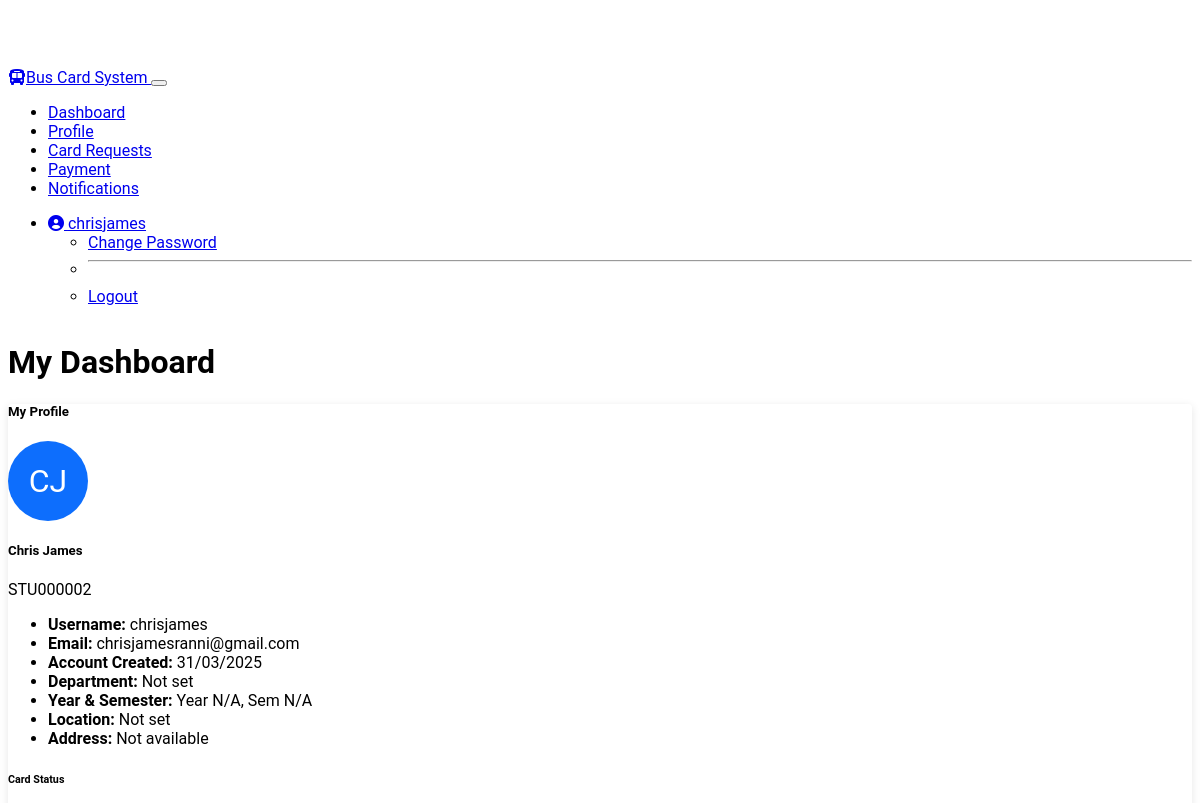
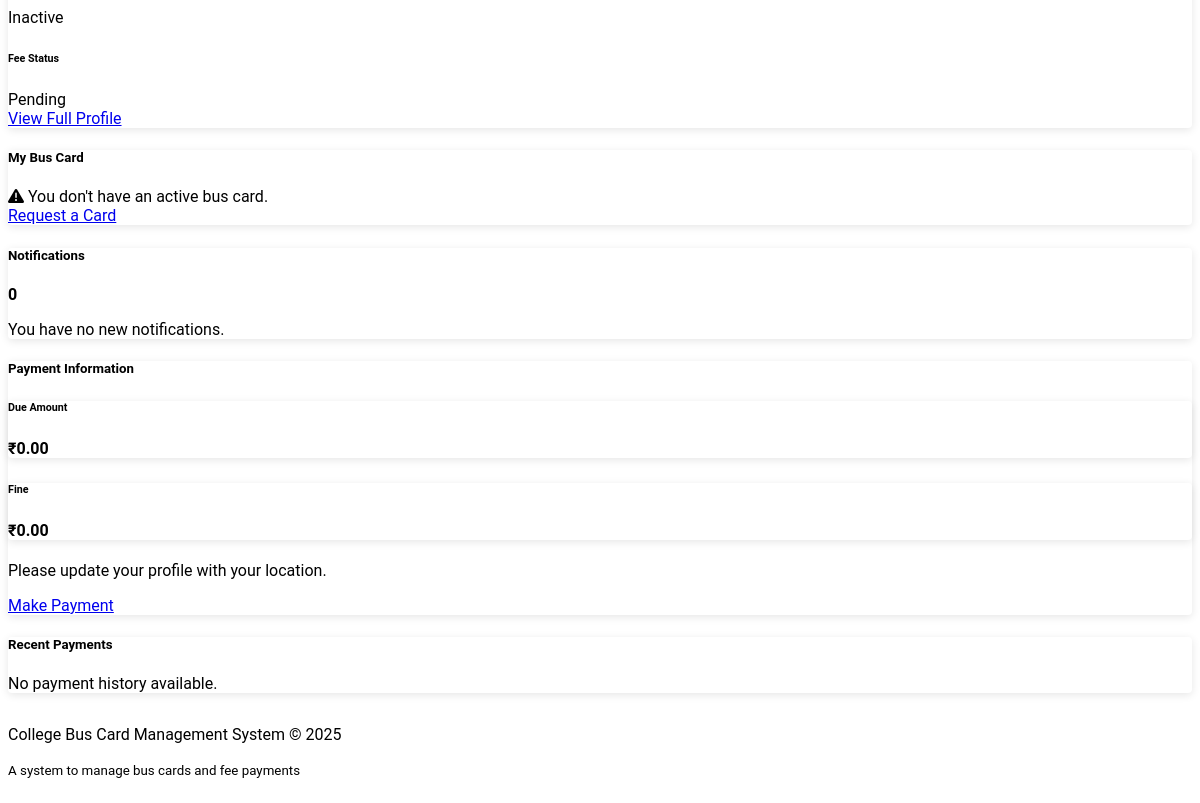
The page /student/dashboard (signed in) on the database as committed earlier (2 pictures, top to bottom).
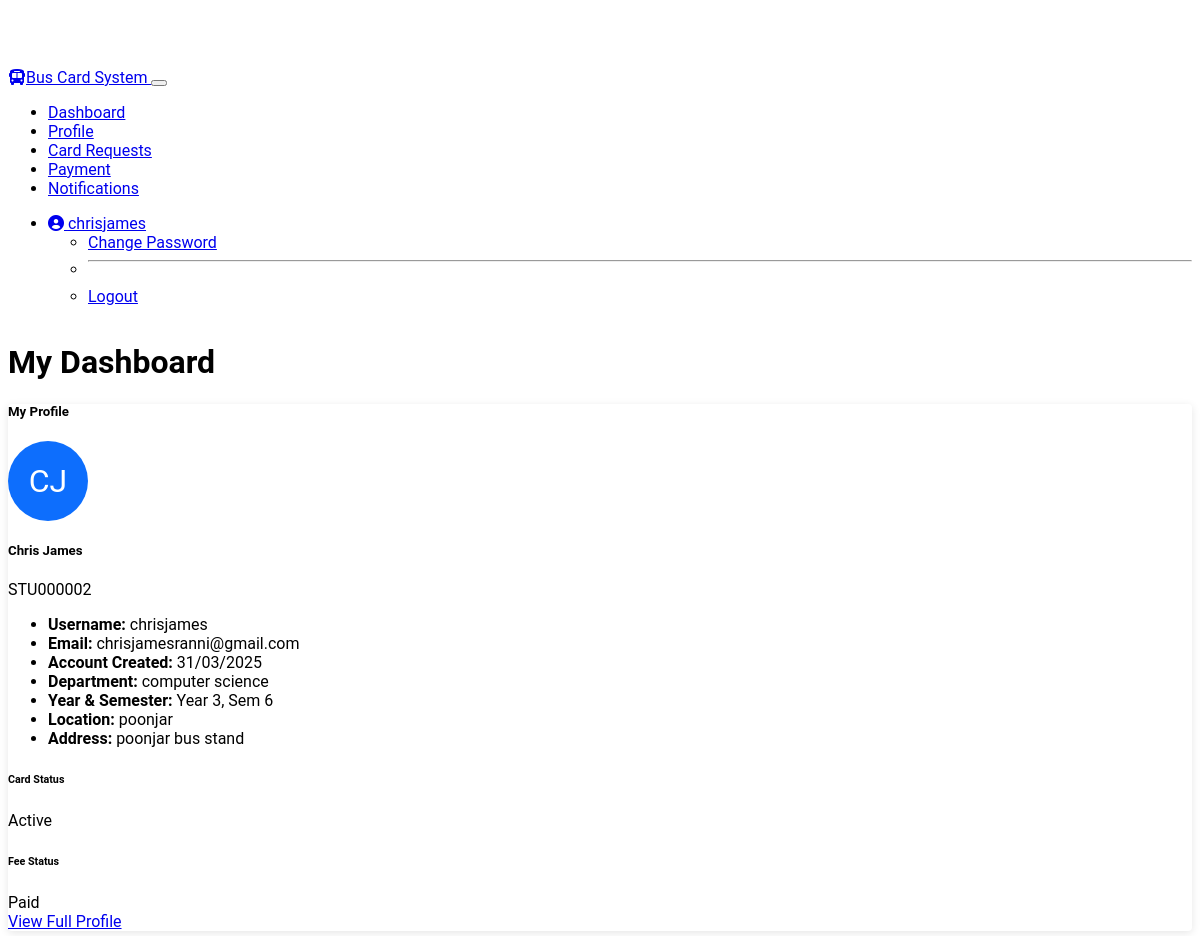
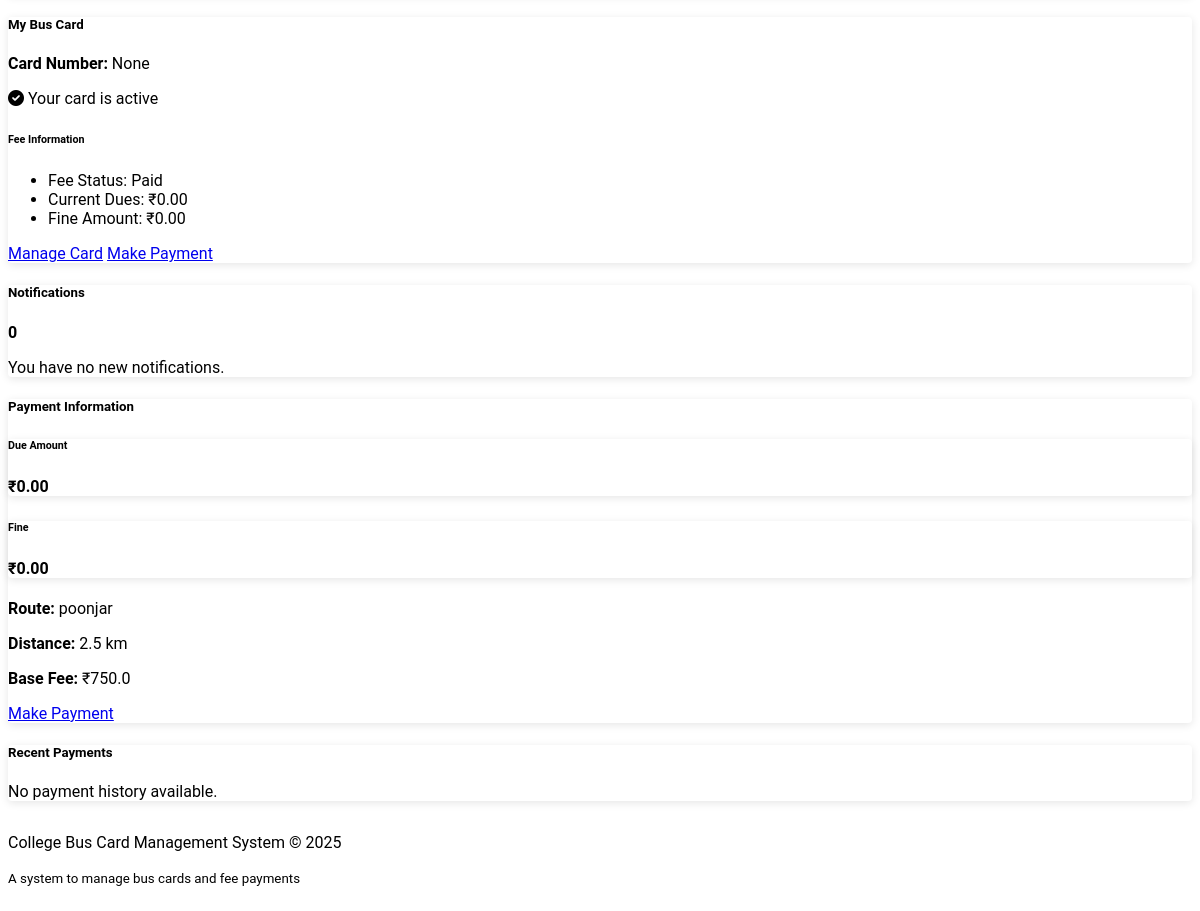
The same page on the database as committed later (2 pictures, top to bottom).
### my_models.py (models this page shows, shortened)
class StudentProfile(db.Model):
    __tablename__ = 'student_profiles'
    id = Column(Integer, primary_key=True)
    user_id = Column(Integer, ForeignKey('users.id'), nullable=False)
    student_id = Column(String(20), unique=True, nullable=False)  # College student ID
    department = Column(String(100))
    year = Column(Integer)
    semester = Column(Integer)
    location_id = Column(Integer, ForeignKey('locations.id'))
    card_status = Column(String(20), default='inactive')
    card_number = Column(String(20), unique=True)
    qr_code = Column(String(255))  # URL or data for QR code
    fee_status = Column(String(20), default='pending')
    fee_due_date = Column(DateTime)
    current_dues = Column(Float, default=0.0)
    fine_amount = Column(Float, default=0.0)
    created_at = Column(DateTime, default=datetime.utcnow)
    updated_at = Column(DateTime, default=datetime.utcnow, onupdate=datetime.utcnow)
    user = relationship("User", back_populates="student_profile")
    location = relationship("Location", back_populates="student_profiles")

class Location(db.Model):
    __tablename__ = 'locations'
    id = Column(Integer, primary_key=True)
    name = Column(String(100), nullable=False)
    address = Column(String(255))
    distance = Column(Float)  # Distance from college in km
    fee_amount = Column(Float, nullable=False)  # Base fee for this location
    is_active = Column(Boolean, default=True)
    created_at = Column(DateTime, default=datetime.utcnow)
    updated_at = Column(DateTime, default=datetime.utcnow, onupdate=datetime.utcnow)
    student_profiles = relationship("StudentProfile", back_populates="location")

### routes/student.py (the view)
    def decorated_function(*args, **kwargs):
        if not current_user.is_authenticated or current_user.role != 'student':
            flash('You do not have permission to access this page!', 'danger')
            return redirect(url_for('auth.login'))
        return f(*args, **kwargs)

### app.py (called while the page is built)
@app.context_processor
def inject_now():
    return {'now': datetime.now()}

    @login_manager.user_loader
    def load_user(user_id):
        return User.query.get(int(user_id))

### routes/student.py (called while the page is built)
def student_required(f):
    def decorated_function(*args, **kwargs):
        if not current_user.is_authenticated or current_user.role != 'student':
            flash('You do not have permission to access this page!', 'danger')
            return redirect(url_for('auth.login'))
        return f(*args, **kwargs)
    decorated_function.__name__ = f.__name__
    return decorated_function

### templates/student/dashboard.html (shortened to what the changed rows need)
{% extends "base.html" %}
{% block heading %}My Dashboard{% endblock %}
{% block content %}
<div class="row">
    <div class="col-md-4 mb-4">
        <div class="card">
            <div class="card-body">
                <div class="text-center mb-3">
                    <div class="profile-avatar mx-auto">
                        {{ current_user.first_name[0] }}{{ current_user.last_name[0] }}
                    </div>
                    <h5 class="mt-3">{{ current_user.first_name }} {{ current_user.last_name }}</h5>
                    <p class="text-muted">{{ profile.student_id }}</p>
                </div>
                <div class="student-info mb-3">
                    <ul class="list-group list-group-flush">
                        <li class="list-group-item d-flex justify-content-between align-items-center">
                            <strong>Department:</strong>
                            <span>{{ profile.department or 'Not set' }}</span>
                        </li>
                        <li class="list-group-item d-flex justify-content-between align-items-center">
                            <strong>Year & Semester:</strong>
                            <span>Year {{ profile.year or 'N/A' }}, Sem {{ profile.semester or 'N/A' }}</span>
                        </li>
                        <li class="list-group-item d-flex justify-content-between align-items-center">
                            <strong>Location:</strong>
                            <span>{{ profile.location.name if profile.location else 'Not set' }}</span>
                        </li>
                        <li class="list-group-item d-flex justify-content-between align-items-center">
                            <strong>Address:</strong>
                            <span>{{ profile.location.address if profile.location and profile.location.address else 'Not available' }}</span>
                        </li>
                    </ul>
                </div>
                <div class="border-top pt-3">
                    <div class="row">
                        <div class="col-6 text-center">
                            <h6>Card Status</h6>
                            <span class="badge {% if profile.card_status == 'active' %}bg-success{% elif profile.card_status == 'pending' %}bg-warning{% else %}bg-danger{% endif %}">
                                {{ profile.card_status|capitalize }}
                            </span>
                        </div>
                        <div class="col-6 text-center">
                            <h6>Fee Status</h6>
                            <span class="badge {% if profile.fee_status == 'paid' %}bg-success{% elif profile.fee_status == 'pending' %}bg-warning{% else %}bg-danger{% endif %}">
                                {{ profile.fee_status|capitalize }}
                            </span>
                        </div>
                    </div>
                </div>
            </div>
        </div>
    </div>
    <div class="col-md-4 mb-4">
        <div class="card h-100">
            <div class="card-body text-center">
                <div class="bus-card-status mb-3">
                    {% if profile.card_status == 'active' %}
                    <div class="card-info mb-3 border p-3 rounded bg-light">
                        <p class="mb-1"><strong>Card Number:</strong> {{ profile.card_number }}</p>
                        <p class="text-success mb-0"><i class="fas fa-check-circle"></i> Your card is active</p>
                    </div>
                    <div class="fee-info mb-3">
                        <h6 class="card-subtitle mb-2">Fee Information</h6>
                        <ul class="list-group list-group-flush">
                            <li class="list-group-item d-flex justify-content-between align-items-center">
                                <span>Fee Status:</span>
                                <span class="badge {% if profile.fee_status == 'paid' %}bg-success{% elif profile.fee_status == 'pending' %}bg-warning{% else %}bg-danger{% endif %}">
                                    {{ profile.fee_status|capitalize }}
                                </span>
                            </li>
                            <li class="list-group-item d-flex justify-content-between align-items-center">
                                <span>Current Dues:</span>
                                <span class="{% if profile.current_dues %}text-danger{% endif %}">₹{{ profile.current_dues or '0.00' }}</span>
                            </li>
                            <li class="list-group-item d-flex justify-content-between align-items-center">
                                <span>Fine Amount:</span>
                                <span class="{% if profile.fine_amount %}text-danger{% endif %}">₹{{ profile.fine_amount or '0.00' }}</span>
                            </li>
                        </ul>
                    </div>
                    <div class="d-grid gap-2">
                        <a href="{{ url_for('student.card_requests') }}" class="btn btn-outline-primary">Manage Card</a>
                        <a href="{{ url_for('student.payment') }}" class="btn btn-outline-success">Make Payment</a>
                    </div>
                    {% else %}
                    <div class="alert alert-warning mb-3">
                        <i class="fas fa-exclamation-triangle"></i>
                        {% if profile.card_status == 'pending' %}
                        Your card request is being processed.
                        {% elif profile.card_status == 'inactive' %}
                        You don't have an active bus card.
                        {% elif profile.card_status == 'cancelled' %}
                        Your card has been cancelled.
                        {% else %}
                        Your card is {{ profile.card_status }}.
                        {% endif %}
                    </div>
                    {% if not card_requests %}
                    <a href="{{ url_for('student.card_requests') }}" class="btn btn-primary">Request a Card</a>
                    {% endif %}
                    {% endif %}
                </div>
            </div>
        </div>
    </div>
</div>
<div class="row">
    <div class="col-md-6 mb-4">
        <div class="card">
            <div class="card-body">
                <div class="row mb-3">
                    <div class="col-md-6">
                        <div class="card">
                            <div class="card-body text-center">
                                <h6>Due Amount</h6>
                                <h4 class="{% if profile.current_dues %}text-danger{% endif %}">
                                    ₹{{ profile.current_dues or '0.00' }}
                                </h4>
                            </div>
                        </div>
                    </div>
                    <div class="col-md-6">
                        <div class="card">
                            <div class="card-body text-center">
                                <h6>Fine</h6>
                                <h4 class="{% if profile.fine_amount %}text-danger{% endif %}">
                                    ₹{{ profile.fine_amount or '0.00' }}
                                </h4>
                            </div>
                        </div>
                    </div>
                </div>
                {% if profile.location %}
                <p><strong>Route:</strong> {{ profile.location.name }}</p>
                <p><strong>Distance:</strong> {{ profile.location.distance }} km</p>
                <p><strong>Base Fee:</strong> ₹{{ profile.location.fee_amount }}</p>
                {% else %}
                <p class="text-warning">Please update your profile with your location.</p>
                {% endif %}
                <div class="d-grid gap-2 mt-3">
                    <a href="{{ url_for('student.payment') }}" class="btn btn-primary">Make Payment</a>
                </div>
            </div>
        </div>
    </div>
</div>
{% endblock %}

Rows that differ between the two databases and show on the page:
changed StudentProfile "STU000002": department "Not set" → "computer science"; year "N/A" → "3"; semester "N/A" → "6"; card_status "Inactive" → "Active"; fee_status "Pending" → "Paid"; card_number (not shown) → "None"; fee_status (not shown) → "Paid"; current_dues (not shown) → "0.00"; fine_amount (not shown) → "0.00"
added Location: location "poonjar", location "poonjar bus stand", location.name "poonjar", location.distance "2.5", location.fee_amount "750.0"
Other text that changed with them:
{{ profile.location.name if profile.location else 'Not set' }}: "Not set" → (not shown)
text no longer shown: "Not available You don't have an active bus card. Request a Card Please update your profile with your location."
text now shown: "Card Number: Your card is active Fee Information Fee Status: Current Dues: ₹ Fine Amount: ₹ Manage Card Make Payment Route: Distance: km Base Fee: ₹"
